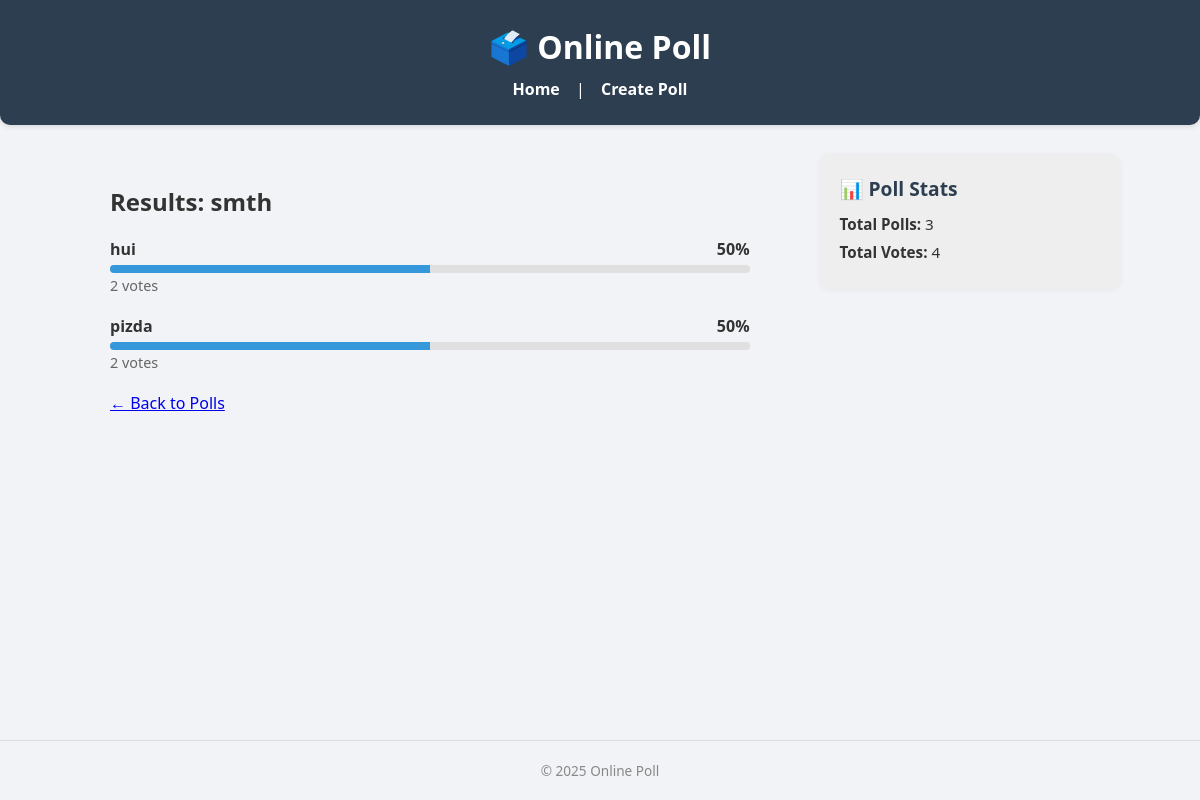
Page /results/1 on the earlier database version.
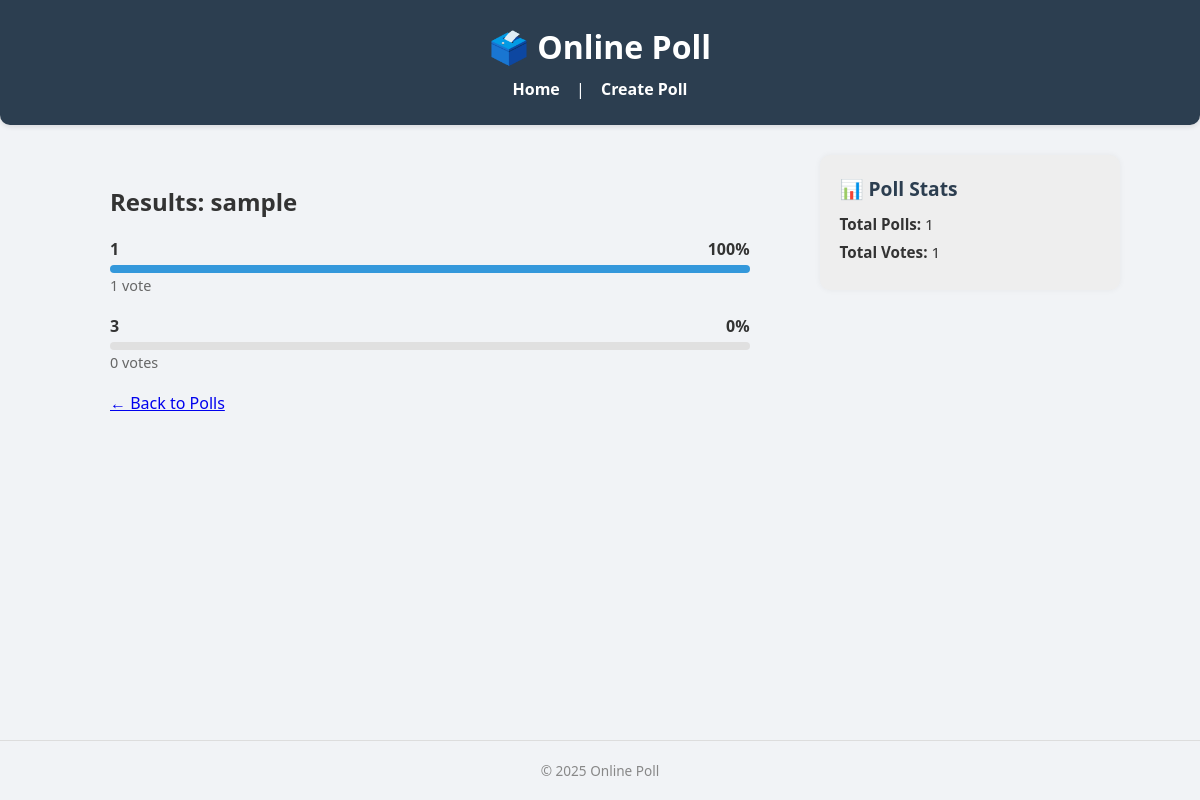
Same page on the later database version.
### app.py (models this page shows)
class Poll(db.Model):
    id = db.Column(db.Integer, primary_key=True)
    question = db.Column(db.String(200), nullable=False)
    is_multiple_choice = db.Column(db.Boolean, default=False)
    created_at = db.Column(db.DateTime, default=datetime.utcnow)
    options = db.relationship('Option', backref='poll', lazy=True, cascade='all, delete-orphan')

class Option(db.Model):
    id = db.Column(db.Integer, primary_key=True)
    text = db.Column(db.String(100), nullable=False)
    votes = db.Column(db.Integer, default=0)
    poll_id = db.Column(db.Integer, db.ForeignKey('poll.id'), nullable=False)

### app.py (the view)
@app.route('/results/<int:poll_id>')
def poll_results(poll_id):
    poll = Poll.query.get_or_404(poll_id)
    total_votes = sum(option.votes for option in poll.options)
    total_polls = Poll.query.count()
    return render_template(
        'results.html',
        poll=poll,
        total_votes=total_votes,
        total_polls=total_polls
    )

### templates/results.html
{% extends 'base.html' %}
{% block content %}
<h2>Results: {{ poll.question }}</h2>
<div class="result-container">
    {% set total_votes = poll.options | map(attribute='votes') | sum %}
    {% for option in poll.options %}
        {% set percent = (option.votes / total_votes * 100) if total_votes > 0 else 0 %}
        <div class="result-row {% if request.args.getlist('voted') and option.id|string in request.args.getlist('voted') %}highlighted-option{% endif %}">
            <div class="label">
                {{ option.text }}
                <span class="percent">{{ '%.0f' % percent }}%</span>
            </div>
            <div class="bar-wrap">
                <div class="bar" style="width:{{ percent }}%"></div>
            </div>
            <div class="votes">{{ option.votes }} vote{{ 's' if option.votes != 1 else '' }}</div>
        </div>
    {% endfor %}
</div>
<p><a href="{{ url_for('index') }}">← Back to Polls</a></p>
{% endblock %}

### templates/base.html (shortened to what this page needs)
<!DOCTYPE html>
<html lang="en">
<head>
    <link rel="stylesheet" href="{{ url_for('static', filename='css/styles.css') }}">
</head>
<body>
    <header>
        <h1>🗳️ Online Poll</h1>
        <nav>
            <a href="{{ url_for('index') }}">Home</a> |
            <a href="{{ url_for('create') }}">Create Poll</a>
        </nav>
    </header>
    <div class="layout">
        <main>
            {% block content %}
            {% endblock %}
        </main>
        <aside class="side-panel">
            <h3>📊 Poll Stats</h3>
            {% set total_polls = total_polls if total_polls is defined else namespace(count=0) %}
            {% set total_votes = total_votes if total_votes is defined else namespace(count=0) %}
            <p><strong>Total Polls:</strong> {{ total_polls.count if total_polls is mapping or total_polls is sequence else total_polls }}</p>
            <p><strong>Total Votes:</strong> {{ total_votes.count if total_votes is mapping or total_votes is sequence else total_votes }}</p>
        </aside>
    </div>
    <footer>
        <p>&copy; 2025 Online Poll</p>
    </footer>
    <div id="firework-container"></div>
</body>
</html>

### static/css/styles.css (style rules this page uses)
* { margin: 0; padding: 0; box-sizing: border-box; }
body { font-family: 'Segoe UI', Tahoma, Geneva, Verdana, sans-serif; background: #f1f3f6; color: #333; display: flex; flex-direction: column; align-items: center; min-height: 100vh; }
header { width: 100%; background-color: #2c3e50; color: white; padding: 25px 0; text-align: center; border-radius: 0 0 10px 10px; box-shadow: 0 2px 5px rgba(0,0,0,0.1); }
header h1 { font-size: 2rem; margin-bottom: 10px; color: white; }
nav { margin-top: 10px; }
nav a { color: white; text-decoration: none; margin: 0 12px; font-weight: bold; }
main { width: 100%; max-width: 800px; padding: 30px; }
.result-container { margin-top: 20px; }
.result-row { margin-bottom: 20px; }
.label { display: flex; justify-content: space-between; font-weight: bold; margin-bottom: 5px; }
.bar-wrap { background-color: #e0e0e0; border-radius: 4px; height: 8px; overflow: hidden; }
.bar { height: 100%; background-color: #3498db; transition: width 0.3s ease; }
.votes { font-size: 0.9rem; color: #666; margin-top: 3px; }
footer { width: 100%; padding: 20px; font-size: 0.85rem; color: #888; text-align: center; border-top: 1px solid #ddd; margin-top: auto; }
#firework-container { position: fixed; top: 0; left: 0; width: 100%; height: 100%; pointer-events: none; z-index: 9999; }
.side-panel { flex: 1 1 30%; background-color: #ffffff; padding: 20px; border-radius: 10px; box-shadow: 0 0 8px rgba(0,0,0,0.08); height: fit-content; }
.side-panel h3 { margin-bottom: 10px; font-size: 1.2rem; color: #2c3e50; }
.side-panel p { margin: 8px 0; font-size: 0.95rem; }
.layout { display: flex; align-items: flex-start; gap: 40px; width: 100%; max-width: 1100px; margin: 0 auto; padding: 30px; }
main { flex: 1 1 70%; }
.side-panel { flex: 1 1 30%; background-color: #eeeeee; padding: 20px; border-radius: 10px; height: fit-content; box-shadow: 0 0 6px rgba(0,0,0,0.05); }
.side-panel h3 { margin-bottom: 12px; font-size: 1.2rem; color: #2c3e50; }

Differences in the rows shown:
changed Poll: question "smth" → "sample"
changed Option (number 1 of 2 on the later page): text "hui" → "1"; percent "50" → "100"; {{ percent }} 50.0 → 100.0 (drawn); votes "2" → "1"; votes "s" → (not shown)
changed Option (number 2 of 2 on the later page): text "pizda" → "3"; votes "50" → "0"; votes "2" → "0"
Other differences:
text no longer shown: "3 4"
text now shown: "1 1"
